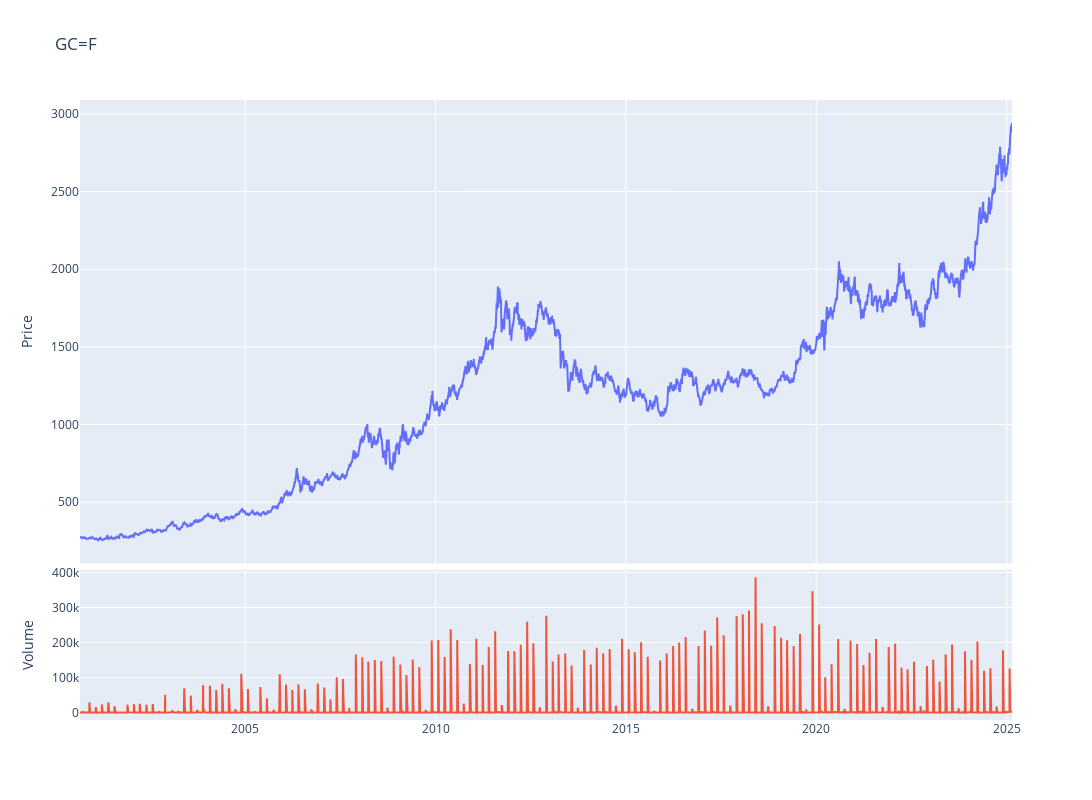

Notebook cell for this chart:
### Code cell
fig = make_subplots(rows=4, cols=1,shared_xaxes=True,vertical_spacing=0.01,specs=[[{'rowspan':3,'colspan':1}],[None],[None],[{'rowspan':1,'colspan':1}]])

# Graph (1,1)
fig.add_trace(go.Scatter(x=stock_ticker.index,y=stock_ticker['Adj Close'],mode="lines",name=f"{ticker}"),row=1, col=1)
# Update xaxis properties
fig.update_yaxes(title_text="Price", row=1, col=1)

# Graph (4,1)
fig.add_trace(go.Scatter(x=stock_ticker.index,y=stock_ticker['Volume'],mode="lines",name='Volume'),row=4, col=1)
fig.update_yaxes(title_text="Volume", row=4, col=1)

fig.update_layout(height=800, width=1300,showlegend=False,title=f"{ticker}")

fig.show()

### Figure 1 — Plotly figure (JSON) as saved in the notebook; plotly's stock layout.template omitted (floating-point values rounded to 4 significant figures; data arrays with more than 128 entries replaced by an {"elided": "..."} marker saying what was removed)
{"data": [{"mode": "lines", "name": "GC=F", "type": "scatter", "x": {"elided": "6142 str values"}, "xaxis": "x", "y": {"elided": "6142 float values"}, "yaxis": "y"}, {"mode": "lines", "name": "Volume", "type": "scatter", "x": {"elided": "6142 str values"}, "xaxis": "x2", "y": {"elided": "6142 int values"}, "yaxis": "y2"}], "layout": {"height": 800, "showlegend": false, "title": {"text": "GC=F"}, "width": 1300, "xaxis": {"anchor": "y", "domain": [0, 1], "matches": "x2", "showticklabels": false}, "xaxis2": {"anchor": "y2", "domain": [0, 1]}, "yaxis": {"anchor": "x", "domain": [0.2525, 1], "title": {"text": "Price"}}, "yaxis2": {"anchor": "x2", "domain": [0, 0.2425], "title": {"text": "Volume"}}}}
